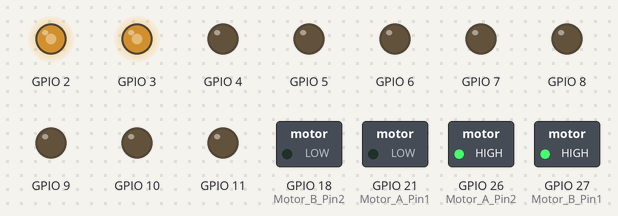
Recording of a program running on a simulated Raspberry Pi (BCM pin numbers). Shown: switched loads named in the program (green lamp = pin HIGH), output pins drawn as LEDs (lit = HIGH). What the program prints to the terminal is not drawn.

Above: at 0.1 s.
At 4.6 s:
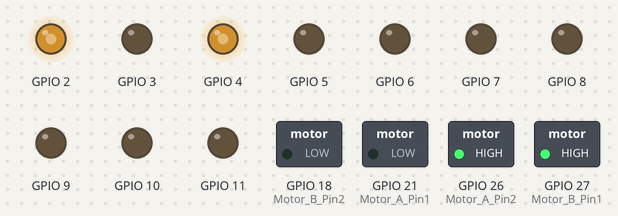
At 9.1 s:
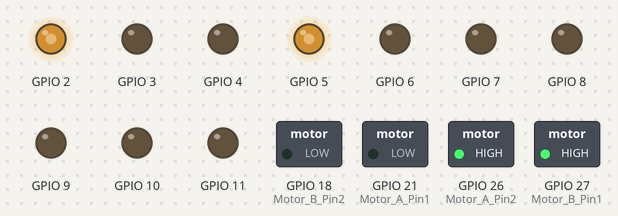
At 18.1 s:
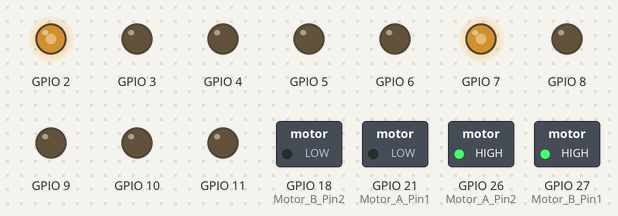
At 27.1 s:
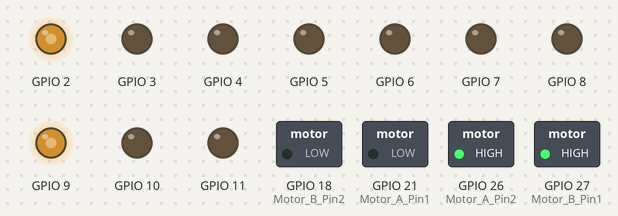
At 38.1 s:
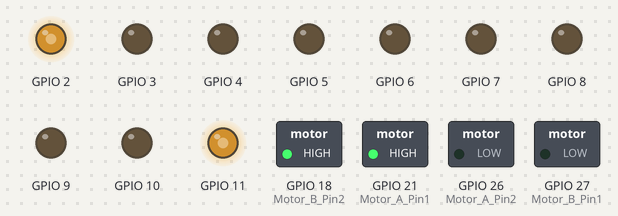
Timing chart, 0 to 39.6 s (numbered marks = the images above):
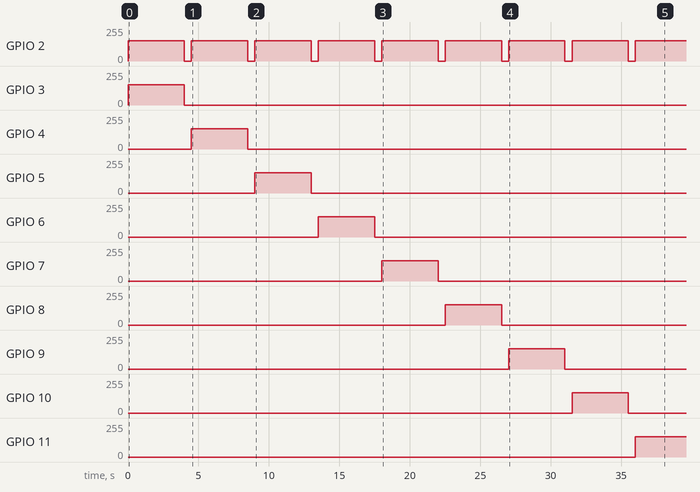

Measured:
- by itself, GPIO 2: alternates 153/255 for 4.0 s and 0/255 for 0.50 s
- by itself, GPIO 3: 0/255 → 153/255 at 0.00 s, → 0/255 4.0 s later
- by itself, GPIO 4: 0/255 → 153/255 at 4.5 s, → 0/255 4.0 s later
- by itself, GPIO 5: 0/255 → 153/255 at 9.0 s, → 0/255 4.0 s later
- by itself, GPIO 6: 0/255 → 153/255 at 13.5 s, → 0/255 4.0 s later
- by itself, GPIO 7: 0/255 → 153/255 at 18.0 s, → 0/255 4.0 s later
- by itself, GPIO 8: 0/255 → 153/255 at 22.5 s, → 0/255 4.0 s later
- by itself, GPIO 9: 0/255 → 153/255 at 27.0 s, → 0/255 4.0 s later

The program:

testmoveautoturn.py
```python
import RPi.GPIO as GPIO
import time
import itertools

# Вже перевірені робочі піни напрямків
Motor_A_Pin1 = 21  # Ліво назад
Motor_A_Pin2 = 26  # Ліво вперед
Motor_B_Pin1 = 27  # Право вперед
Motor_B_Pin2 = 18  # Право назад

# Безпечні GPIO пін номери (BCM)
SAFE_GPIO_PINS = [
    2, 3, 4, 5, 6, 7, 8, 9,
    10, 11, 12, 13, 14, 15,
    16, 17, 19, 20, 22, 23,
    24, 25
]

# Видалимо ті, які вже використовуються
USED_PINS = {Motor_A_Pin1, Motor_A_Pin2, Motor_B_Pin1, Motor_B_Pin2}
AVAILABLE_EN_PINS = [pin for pin in SAFE_GPIO_PINS if pin not in USED_PINS]

def test_en_pin_combinations():
    GPIO.setwarnings(False)
    GPIO.setmode(GPIO.BCM)

    combinations = list(itertools.permutations(AVAILABLE_EN_PINS, 2))

    print(f"Всього комбінацій для EN: {len(combinations)}")

    try:
        for idx, (Motor_A_EN, Motor_B_EN) in enumerate(combinations):
            print(f"[{idx+1}] Тест Motor_A_EN={Motor_A_EN}, Motor_B_EN={Motor_B_EN}")

            # Setup all
            GPIO.setup([Motor_A_EN, Motor_B_EN, Motor_A_Pin1, Motor_A_Pin2, Motor_B_Pin1, Motor_B_Pin2], GPIO.OUT)

            # Задати напрям: вперед обидва мотори
            GPIO.output(Motor_A_Pin1, GPIO.LOW)
            GPIO.output(Motor_A_Pin2, GPIO.HIGH)
            GPIO.output(Motor_B_Pin1, GPIO.HIGH)
            GPIO.output(Motor_B_Pin2, GPIO.LOW)

            pwm_A = GPIO.PWM(Motor_A_EN, 1000)
            pwm_B = GPIO.PWM(Motor_B_EN, 1000)

            pwm_A.start(60)
            pwm_B.start(60)

            print("→ Вперед")
            time.sleep(2)

            # Задати напрям: назад обидва мотори
            GPIO.output(Motor_A_Pin1, GPIO.HIGH)
            GPIO.output(Motor_A_Pin2, GPIO.LOW)
            GPIO.output(Motor_B_Pin1, GPIO.LOW)
            GPIO.output(Motor_B_Pin2, GPIO.HIGH)

            print("← Назад")
            time.sleep(2)

            # Зупинка
            pwm_A.stop()
            pwm_B.stop()

            GPIO.output([Motor_A_Pin1, Motor_A_Pin2, Motor_B_Pin1, Motor_B_Pin2, Motor_A_EN, Motor_B_EN], GPIO.LOW)

            GPIO.cleanup([Motor_A_EN, Motor_B_EN, Motor_A_Pin1, Motor_A_Pin2, Motor_B_Pin1, Motor_B_Pin2])
            print("⏹ Зупинено\n")

            time.sleep(0.5)

    except KeyboardInterrupt:
        print("Тест перервано вручну.")
    finally:
        GPIO.cleanup()
        print("GPIO очищено.")

# Запуск
if __name__ == '__main__':
    test_en_pin_combinations()
```
